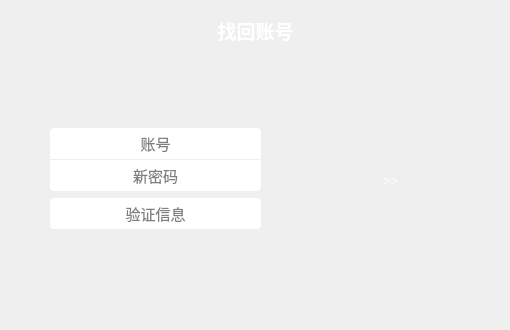
<?xml version="1.0" encoding="UTF-8"?>
<ui version="4.0">
 <class>findpwdWindow</class>
 <widget class="QDialog" name="findpwdWindow">
  <property name="geometry">
   <rect>
    <x>0</x>
    <y>0</y>
    <width>510</width>
    <height>330</height>
   </rect>
  </property>
  <property name="windowTitle">
   <string>Dialog</string>
  </property>
  <widget class="QLabel" name="backLabel">
   <property name="geometry">
    <rect>
     <x>0</x>
     <y>0</y>
     <width>510</width>
     <height>330</height>
    </rect>
   </property>
   <property name="styleSheet">
    <string notr="true">
background-image: url(:/img/background/res/dialogBackground.png);</string>
   </property>
   <property name="text">
    <string/>
   </property>
  </widget>
  <widget class="QPushButton" name="pushButton">
   <property name="geometry">
    <rect>
     <x>10</x>
     <y>10</y>
     <width>51</width>
     <height>51</height>
    </rect>
   </property>
   <property name="cursor">
    <cursorShape>PointingHandCursor</cursorShape>
   </property>
   <property name="styleSheet">
    <string notr="true">border:0px;</string>
   </property>
   <property name="text">
    <string/>
   </property>
  </widget>
  <widget class="QLabel" name="label">
   <property name="geometry">
    <rect>
     <x>20</x>
     <y>10</y>
     <width>471</width>
     <height>41</height>
    </rect>
   </property>
   <property name="font">
    <font>
     <family>微软雅黑</family>
     <pointsize>14</pointsize>
     <weight>75</weight>
     <bold>true</bold>
    </font>
   </property>
   <property name="styleSheet">
    <string notr="true">background-image: url();
color: rgb(255, 255, 255);</string>
   </property>
   <property name="text">
    <string>找回账号</string>
   </property>
   <property name="alignment">
    <set>Qt::AlignCenter</set>
   </property>
  </widget>
  <widget class="QLineEdit" name="accountEdit">
   <property name="geometry">
    <rect>
     <x>50</x>
     <y>128</y>
     <width>211</width>
     <height>31</height>
    </rect>
   </property>
   <property name="font">
    <font>
     <family>微软雅黑</family>
     <pointsize>11</pointsize>
    </font>
   </property>
   <property name="styleSheet">
    <string notr="true">background-image: url();
border-top-left-radius:4px;
border-top-right-radius:4px;
border-bottom-left-radius:0px;
border-bottom-right-radius:0px;</string>
   </property>
   <property name="maxLength">
    <number>5</number>
   </property>
   <property name="cursorPosition">
    <number>0</number>
   </property>
   <property name="alignment">
    <set>Qt::AlignCenter</set>
   </property>
   <property name="placeholderText">
    <string>账号</string>
   </property>
  </widget>
  <widget class="QLineEdit" name="comfirmEdit">
   <property name="geometry">
    <rect>
     <x>50</x>
     <y>198</y>
     <width>211</width>
     <height>31</height>
    </rect>
   </property>
   <property name="font">
    <font>
     <family>微软雅黑</family>
     <pointsize>11</pointsize>
    </font>
   </property>
   <property name="styleSheet">
    <string notr="true">background-image: url();
border-radius:4px;</string>
   </property>
   <property name="inputMask">
    <string/>
   </property>
   <property name="maxLength">
    <number>11</number>
   </property>
   <property name="echoMode">
    <enum>QLineEdit::Normal</enum>
   </property>
   <property name="alignment">
    <set>Qt::AlignCenter</set>
   </property>
   <property name="placeholderText">
    <string>验证信息</string>
   </property>
  </widget>
  <widget class="QLineEdit" name="passwordEdit">
   <property name="geometry">
    <rect>
     <x>50</x>
     <y>160</y>
     <width>211</width>
     <height>31</height>
    </rect>
   </property>
   <property name="font">
    <font>
     <family>微软雅黑</family>
     <pointsize>11</pointsize>
    </font>
   </property>
   <property name="styleSheet">
    <string notr="true">background-image: url();
border-bottom-left-radius:4px;
border-bottom-right-radius:4px;
border-top-left-radius:0px;
border-top-right-radius:0px;</string>
   </property>
   <property name="inputMask">
    <string/>
   </property>
   <property name="maxLength">
    <number>11</number>
   </property>
   <property name="echoMode">
    <enum>QLineEdit::Password</enum>
   </property>
   <property name="alignment">
    <set>Qt::AlignCenter</set>
   </property>
   <property name="placeholderText">
    <string>新密码</string>
   </property>
  </widget>
  <widget class="QPushButton" name="pushButton_2">
   <property name="geometry">
    <rect>
     <x>340</x>
     <y>130</y>
     <width>101</width>
     <height>101</height>
    </rect>
   </property>
   <property name="cursor">
    <cursorShape>PointingHandCursor</cursorShape>
   </property>
   <property name="styleSheet">
    <string notr="true">background-image: url();
font: 75 40pt &quot;微软雅黑&quot;;
color: rgb(255, 255, 255);
border:0px;</string>
   </property>
   <property name="text">
    <string>&gt;&gt;</string>
   </property>
  </widget>
  <widget class="QLabel" name="infoLabel">
   <property name="geometry">
    <rect>
     <x>50</x>
     <y>240</y>
     <width>211</width>
     <height>21</height>
    </rect>
   </property>
   <property name="font">
    <font>
     <family>微软雅黑</family>
     <pointsize>10</pointsize>
    </font>
   </property>
   <property name="styleSheet">
    <string notr="true">background-image: url();
color: rgb(255, 0, 0);</string>
   </property>
   <property name="text">
    <string/>
   </property>
   <property name="alignment">
    <set>Qt::AlignCenter</set>
   </property>
  </widget>
  <zorder>backLabel</zorder>
  <zorder>label</zorder>
  <zorder>pushButton</zorder>
  <zorder>accountEdit</zorder>
  <zorder>comfirmEdit</zorder>
  <zorder>passwordEdit</zorder>
  <zorder>pushButton_2</zorder>
  <zorder>infoLabel</zorder>
 </widget>
 <resources/>
 <connections/>
</ui>
